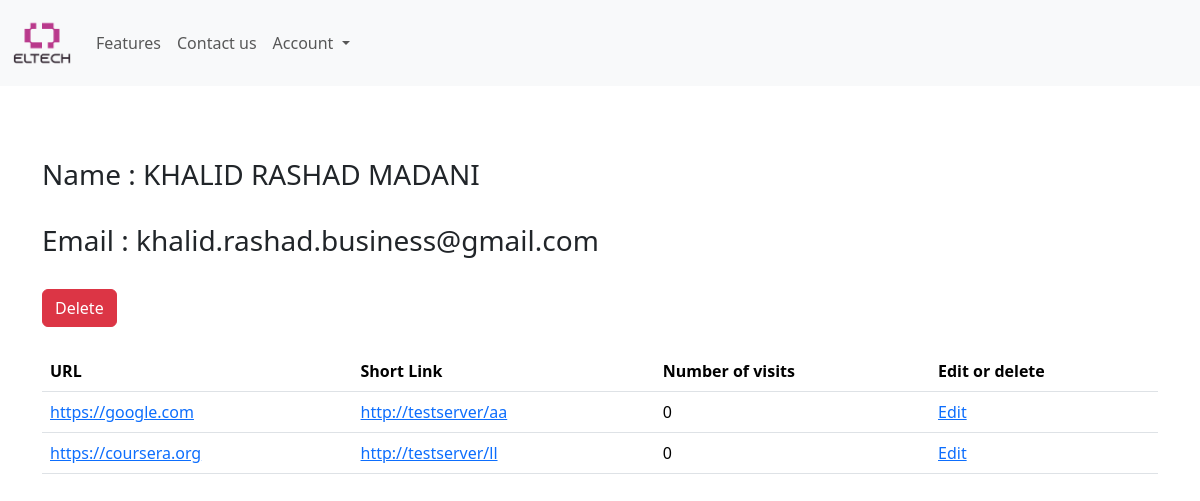
The app's page /portal/show_user/1 (signed in), older data.
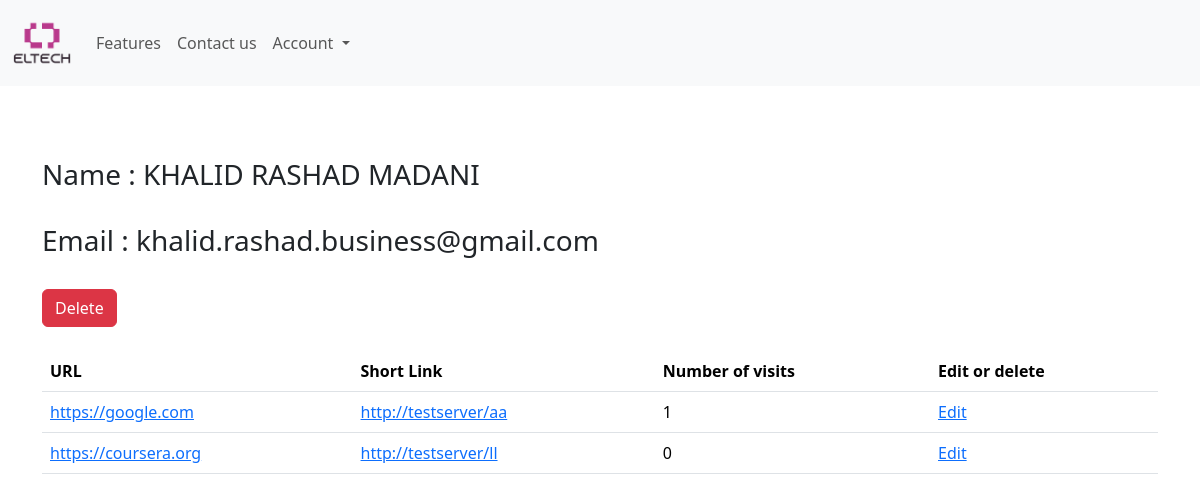
The same page, newer data.
### Models_app.py (models this page shows, shortened)
class Link(db.Model):
    __tablename__ = 'links'
    id = db.Column(db.Integer , primary_key=True)
    token = db.Column(db.String(100) , unique=True)
    url = db.Column(db.String(100))
    visits = db.Column(db.Integer , default=0)
    user_id = db.Column(db.Integer , db.ForeignKey('users.id'))

### Views/Dashboard/admin.py (the view)
@admin_blp.route('/show_user/<id>')
@login_required
def show(id):
    if current_user.is_admin == False:
        flash('You are not authorized to access this page!' , 'error')
        return redirect(url_for('dashboard.dashboard'))
    user = db.session.query(User).get(id)
    return render_template('show_user.html' , user = user)

### Models_app.py (called while the page is built)
@login_manager.user_loader
def load_user(user_id):
    return db.session.get(User,user_id) #AdminUser.query.get(user_id)

### app.py (called while the page is built)
@app.before_request
def before_request():
    session.permanent = True
    app.permanent_session_lifetime = timedelta(days=1)
    session.modified = True

### templates/show_user.html (shortened to what this page needs)
{% extends "base.html" %}
{% block content %}
<br>
<br>
<div class="container">
    <br>
    <h3>Name : {{user.name}}</h1>
    <br>
    <h3>Email : {{user.email}}</h1>
    <br>
    <form method="POST" action="{{url_for('delete_account_blp.delete_account_api' , id=user.id)}}">
        <input class="btn btn-danger" type="submit" value="Delete" />
    </form>
</div>
<br>
<div class="container">
    <div class="table-responsive">
        <table class="table table-md align-middle">
            <thead>
                <tr>
                    <th scope="col">URL</th>
                    <th scope="col">Short Link</th>
                    <th scope="col">Number of visits</th>
                    <th scope="col">Edit or delete</th>
                </tr>
            </thead>
            <tbody>
                {% for link in user.links %}
                <tr>
                    <td><a href="{{link.url}}">{{link.url}}</a></td>
                    <td><a href="{{url_for('short.short_link' , token=link.token , _external = True)}}" target="_blank">{{url_for('short.short_link' , token=link.token , _external = True)}}</a></td>
                    <td>{{link.visits}}</td>
                    <td><a href="{{url_for('edit.link' , token=link.token )}}">Edit</a></td>
                </tr>
                {% endfor %}
            </tbody>
        </table>
    </div>
</div>
{% endblock %}

Row changes from the older to the newer data that the page shows:
changed Link "https://google.com": visits "0" → "1"
